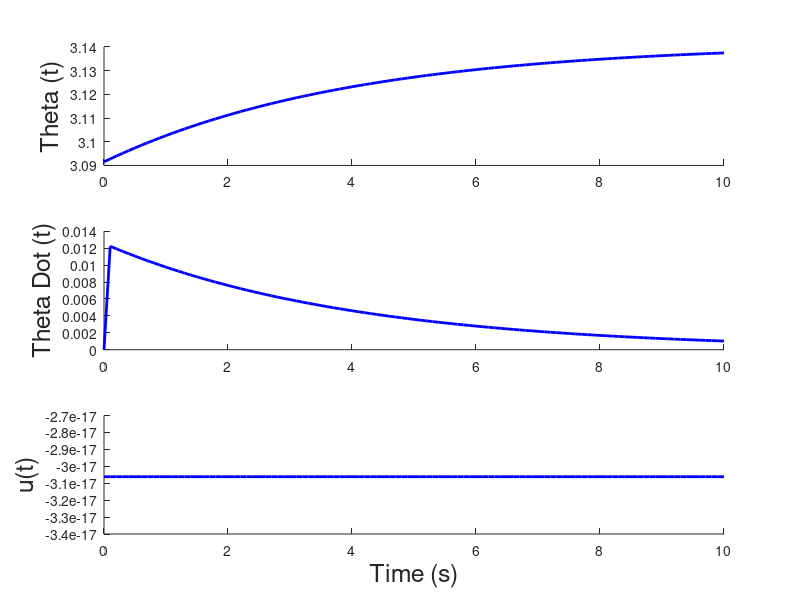

This figure's MATLAB source:
function nonlinear_sim()
    %% Initialize the simulation variables
    t0 = 0; % initial time
    dt = 0.1; % time step
    tf = 10.0; % final time
        
    % Set the control input functions
    % From 2.3d, T(t) = b*theta_dot - mgl*sin(t)
    g = 9.8;
    m = 1/9.8;
    l = 0.25;
    b = 1;
    u = @(t, x) b*0 - m*g*l*sin(pi);  

    % Define the equilibrium states
    xeq = [pi; 0];
    ueq = b*0 - m*g*l*sin(pi);

    % Set the starting points
    x0 = [-0.05; 0] + xeq; % State associated with theta = pi - 0.05, thetad = 0

    %% Simulate and plot the system using ode
    % Simulate the system
    [tvec, xvec] = matlabOde45(x0, t0, dt, tf, u);
    uvec = getControlVector(tvec, xvec, u);


    % Plot the resulting states
    figure;
    plotResults(tvec, xvec, uvec, 'b');
end

function u_vec = getControlVector(tvec, xvec, u)
%getControlVector calculate the control vector over the specified time
%interval and state
%
% Inputs:
%   tvec: 1xm vector of time inputs
%   xvec: nxm matrix of states
%   u: function handle that takes time and state as inputs and outputs
%   the control input

    len = size(tvec, 2);
    u_vec = zeros(1, len);
    for k = 1:len
        u_vec(:,k) = u(tvec(k), xvec(:,k));
    end

end

function [tvec, xvec] = matlabOde45(x0, t0, dt, tf, u)
    %MatlabOde45 uses ODE 45 to simulate the state starting at x0 from time
    % t0 to tf
    %
    % Inputs:
    %   x0: nx1 initial state
    %   t0: scalar - initial time
    %   dt: scalar - time increment
    %   tf: scalar - final time
    %   u: function handle that takes time and state as inputs and outputs
    %   the control input
    %
    % Outputs:
    %   tvec: 1xm vector of times associated with the states
    %   xvec: nxm matrix of states where each column is a state at the
    %   associated time in tvec
    
    % Initialize the time
    t = t0:dt:tf;
    
    % Simulate the linear output
    [tvec, xvec] = ode45(@(t,x) nonlinear_xdot(x,u(t,x)), t, x0);
    
    % Transpose the outputs to get in the correct form
    tvec = tvec';
    xvec = xvec';    
end

function xdot = nonlinear_xdot(x, u)
    % Calculates the state dynamics using the 

    % Define the variables
    g = 9.8;
    m = 1/9.8;
    l = 0.25;
    b = 1;   
    
    % Pull out states
    theta = x(1);
    theta_dot = x(2);

    % Calculate theta double dot
    theta_ddot = g/l * sin(theta) - b/(m*l^2) * theta_dot + u/(m*l^2);

    % Build and transpose xdot
    xdot = [theta_dot, theta_ddot]';

end

function plotResults(tvec, xvec, uvec, color)

    % Plot variables
    fontsize = 18;
    linewidth = 2;
    
    % Plot the resulting states
    subplot(3,1,1); hold on;
    plot(tvec, xvec(1,:), color, 'linewidth', linewidth);
    ylabel('Theta (t)', 'fontsize', fontsize);
    
    subplot(3,1,2); hold on;
    plot(tvec, xvec(2,:), color, 'linewidth', linewidth);
    ylabel('Theta Dot (t)', 'fontsize', fontsize);
    
    subplot(3,1,3); hold on;
    plot(tvec, uvec, color, 'linewidth', linewidth);
    ylabel('u(t)', 'fontsize', fontsize);
    xlabel('Time (s)', 'fontsize', fontsize);
end

